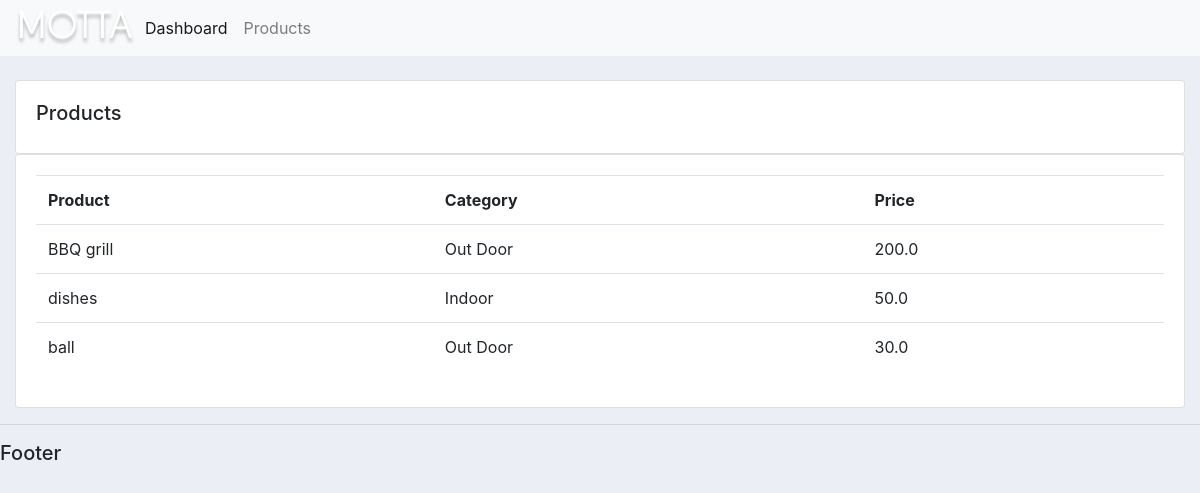
Screenshot of /products/ with the database file from the repository.
### account/models.py (models this page shows, shortened)
class Product(models.Model):
	CATEGORY = (
			('Indoor', 'Indoor'),
			('Out Door', 'Out Door'),
			)
	name = models.CharField(max_length=200, null=True)
	price = models.FloatField(null=True)
	category = models.CharField(max_length=200, null=True, choices=CATEGORY)
	description = models.CharField(max_length=200, null=True, blank=True)
	date_created = models.DateTimeField(auto_now_add=True, null=True)
	tags = models.ManyToManyField(Tag)

### account/views.py (the view)
# urls.py: path('products/', views.products, name='products'),
def products(request):
	products = Product.objects.all()
	return render(request, 'accounts/products.html', {'products':products})

### account/templates/accounts/products.html
{% extends 'accounts/main.html' %}
{% block content %}
        <br>
        <div class="row">
            <div class="col-md">
                <div class="card card-body">
                    <h5>Products</h5>
                </div>
                <div class="card card-body">
                    <table class="table">
                        <tr>
                            <th>Product</th>
                            <th>Category</th>
                            <th>Price</th>
                        </tr>
                        {% for i in products%}
                        <tr>
                            <td>{{i.name}}</td>
                            <td>{{i.category}}</td>
                            <td>{{i.price}}</td>
                        </tr>
                        {% endfor %}
                    </table>
                </div>
            </div>
        </div>
{% endblock content %}

### static/css/main.css (style rules this page uses)
body { background-color: #ebeff5; }

### rows the page displays
Product: name "BBQ grill", category "Out Door", price "200.0"
Product: name "dishes", category "Indoor", price "50.0"
Product: name "ball", category "Out Door", price "30.0"
